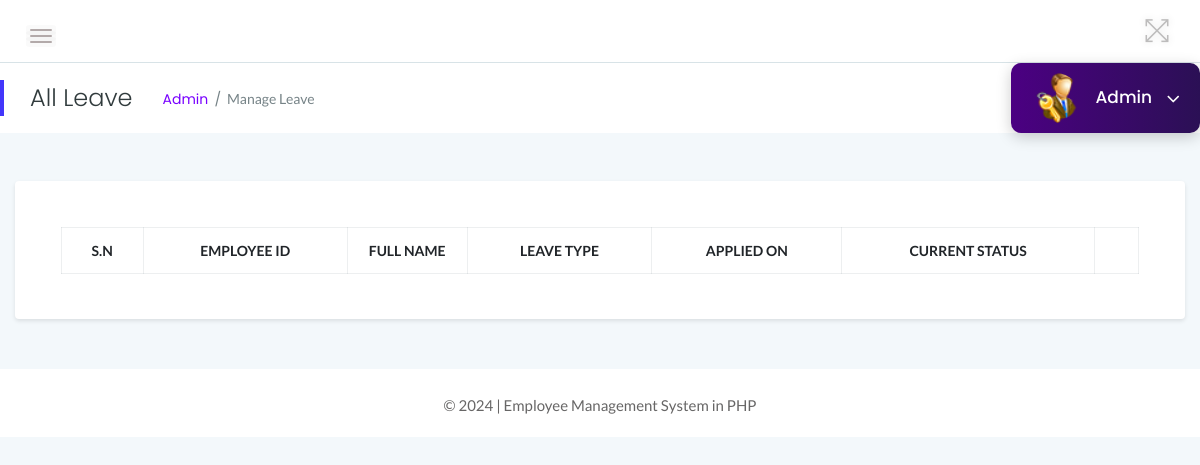
Page /admin/all_leave.php (signed in) on the earlier database version.
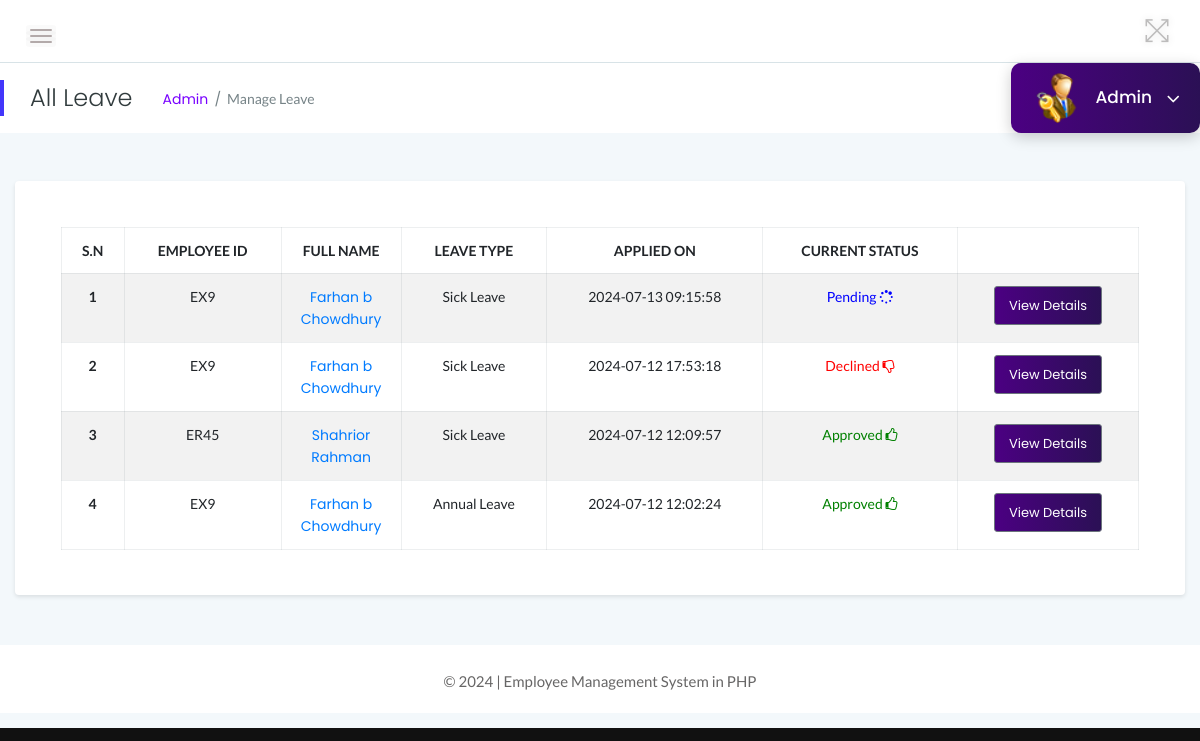
Same page on the later database version.
### tables this page shows
CREATE TABLE `leaves` (
  `id` int(11) NOT NULL,
  `LeaveType` varchar(110) NOT NULL,
  `ToDate` varchar(120) NOT NULL,
  `FromDate` varchar(120) NOT NULL,
  `Description` mediumtext NOT NULL,
  `PostingDate` timestamp NOT NULL DEFAULT current_timestamp(),
  `AdminRemark` mediumtext DEFAULT NULL,
  `AdminRemarkDate` varchar(120) DEFAULT NULL,
  `Status` int(1) NOT NULL,
  `IsRead` int(1) NOT NULL,
  `empid` int(11) DEFAULT NULL
);

CREATE TABLE `employees` (
  `id` int(11) NOT NULL,
  `EmpId` varchar(100) NOT NULL,
  `FirstName` varchar(150) NOT NULL,
  `LastName` varchar(150) NOT NULL,
  `Email` varchar(200) NOT NULL,
  `Password` varchar(180) NOT NULL,
  `Gender` varchar(100) NOT NULL,
  `Dob` varchar(100) NOT NULL,
  `Department` varchar(255) NOT NULL,
  `Address` varchar(255) NOT NULL,
  `City` varchar(200) NOT NULL,
  `Phone` char(11) NOT NULL,
  `Status` int(1) NOT NULL,
  `RegDate` timestamp NOT NULL DEFAULT current_timestamp()
);

### admin/all_leave.php (the view, shortened to what the changed rows need)
<?php
include('../includes/db_connection.php');
?>
<!DOCTYPE html>
<html lang="en">
<head>
    <link rel="stylesheet" href="../assets/css/bootstrap.min.css">
    <link rel="stylesheet" href="../assets/css/font-awesome.min.css">
    <link rel="stylesheet" href="../assets/css/themify-icons.css">
    <link rel="stylesheet" href="../assets/css/metisMenu.css">
    <link rel="stylesheet" href="../assets/css/owl.carousel.min.css">
    <link rel="stylesheet" href="../assets/css/slicknav.min.css">
    <link rel="stylesheet" href="https://www.amcharts.com/lib/3/plugins/export/export.css" type="text/css" media="all" />
    <link rel="stylesheet" type="text/css" href="https://cdn.datatables.net/1.10.19/css/jquery.dataTables.css">
    <link rel="stylesheet" type="text/css" href="https://cdn.datatables.net/1.10.18/css/dataTables.bootstrap4.min.css">
    <link rel="stylesheet" type="text/css" href="https://cdn.datatables.net/responsive/2.2.3/css/responsive.bootstrap.min.css">
    <link rel="stylesheet" type="text/css" href="https://cdn.datatables.net/responsive/2.2.3/css/responsive.jqueryui.min.css">
    <link rel="stylesheet" href="../assets/css/typography.css">
    <link rel="stylesheet" href="../assets/css/default-css.css">
    <link rel="stylesheet" href="../assets/css/styles.css">
    <link rel="stylesheet" href="../assets/css/responsive.css">
</head>
<body>
    <div class="page-container">
        <div class="main-content">
            <div class="main-content-inner">
                <div class="row">
                    <div class="col-12 mt-5">
                        <div class="card">
                            <div class="card-body">
                                <div class="single-table">
                                    <div class="table-responsive">
                                        <table class="table table-hover table-striped table-bordered progress-table text-center">
                                            <thead class="text-uppercase">
                                                <tr>
                                                    <th>S.N</th>
                                                    <th>Employee ID</th>
                                                    <th width="120">Full Name</th>
                                                    <th>Leave Type</th>
                                                    <th>Applied On</th>
                                                    <th>Current Status</th>
                                                    <th></th>
                                                </tr>
                                            </thead>
                                            <tbody>
                                                <?php
                                                $sql = "SELECT leaves.id as lid, employees.FirstName, employees.LastName, employees.EmpId, employees.id, leaves.LeaveType, leaves.PostingDate, leaves.Status
                                                        FROM leaves
                                                        JOIN employees ON leaves.empid = employees.id
                                                        ORDER BY lid DESC";
                                                $query = $dbh->prepare($sql);
                                                $query->execute();
                                                $results = $query->fetchAll(PDO::FETCH_OBJ);
                                                $cnt = 1;
                                                if ($query->rowCount() > 0) {
                                                    foreach ($results as $result) {
                                                ?>
                                                <tr>
                                                    <td> <b><?php echo htmlentities($cnt); ?></b></td>
                                                    <td><?php echo htmlentities($result->EmpId); ?></td>
                                                    <td>
                                                        <a href="update_employee.php?empid=<?php echo htmlentities($result->id); ?>" target="_blank">
                                                            <?php echo htmlentities($result->FirstName . " " . $result->LastName); ?>
                                                        </a>
                                                    </td>
                                                    <td><?php echo htmlentities($result->LeaveType); ?></td>
                                                    <td><?php echo htmlentities($result->PostingDate); ?></td>
                                                    <td>
                                                        <?php
                                                        $stats = $result->Status;
                                                        if ($stats == 1) {
                                                            echo '<span style="color: green">Approved <i class="fa fa-thumbs-o-up"></i></span>';
                                                        } elseif ($stats == 2) {
                                                            echo '<span style="color: red">Declined <i class="fa fa-thumbs-o-down"></i></span>';
                                                        } else {
                                                            echo '<span style="color: blue">Pending <i class="fa fa-spinner"></i></span>';
                                                        }
                                                        ?>
                                                    </td>
                                                    <td>
                                                        <a href="leave_details.php?leaveid=<?php echo htmlentities($result->lid); ?>" class="btn btn-secondary btn-sm"> View Details</a>
                                                    </td>
                                                </tr>
                                                <?php
                                                    $cnt++;
                                                    }
                                                }
                                                ?>
                                            </tbody>
                                        </table>
                                    </div>
                                </div>
                            </div>
                        </div>
                    </div>
                </div>
            </div>
        </div>
    </div>
</body>
</html>

Differences in the rows shown:
added leaves: employees.EmpId "EX9", employees.FirstName+LastName "Farhan b Chowdhury", LeaveType "Sick Leave", PostingDate "2024-07-13 09:15:58", Status "Pending"
added leaves: employees.EmpId "EX9", employees.FirstName+LastName "Farhan b Chowdhury", LeaveType "Sick Leave", PostingDate "2024-07-12 17:53:18", Status "Declined"
added leaves: employees.EmpId "ER45", employees.FirstName+LastName "Shahrior Rahman", LeaveType "Sick Leave", PostingDate "2024-07-12 12:09:57", Status "Approved"
added leaves: employees.EmpId "EX9", employees.FirstName+LastName "Farhan b Chowdhury", LeaveType "Annual Leave", PostingDate "2024-07-12 12:02:24", Status "Approved"
